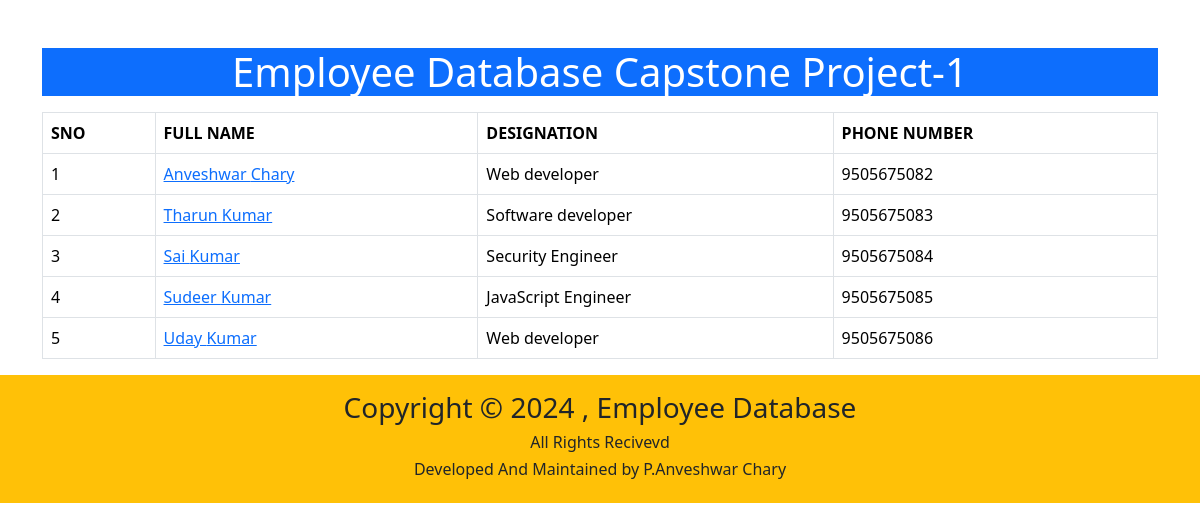
Before: / with the older database file.
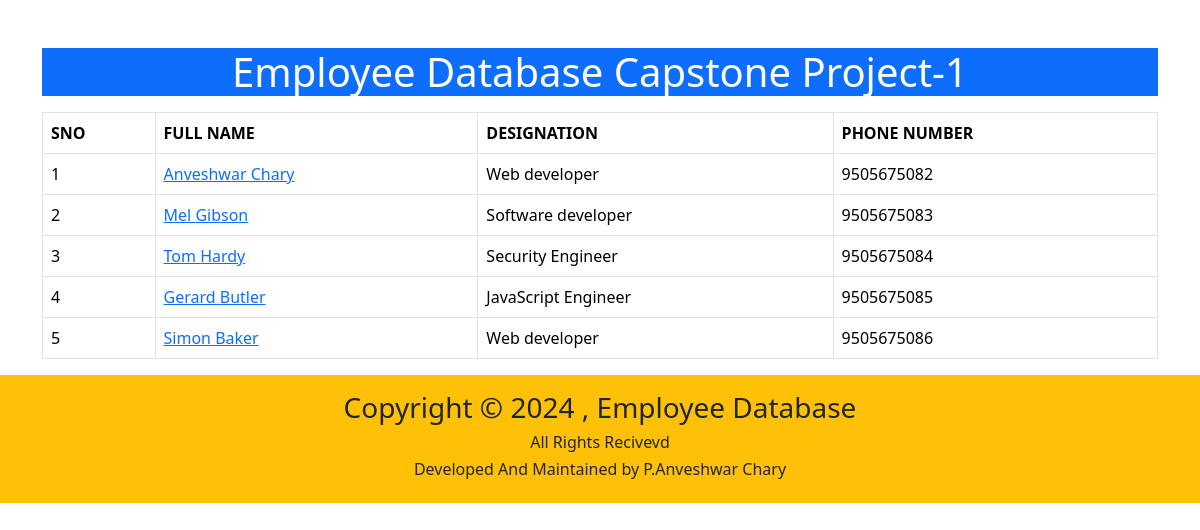
After: the same page with the newer database file.
### salary/models.py (models this page shows)
class Employee(models.Model):
    first_name=models.CharField(max_length=100)
    last_name=models.CharField(max_length=100)
    photo=models.ImageField(upload_to='images')
    designation=models.CharField(max_length=100)
    email_address=models.EmailField(max_length=100,unique=True)
    phone_number=models.CharField(max_length=10,blank=True)

### Employee/views.py (the view)
# urls.py: 2. Add a URL to urlpatterns:  path('', views.home, name='home')
def home(request):
    employees=Employee.objects.all()
    context={
        'employees':employees,
    }
    return render(request,'home.html',context)

### templates/home.html (shortened to what this page needs)
<!DOCTYPE html>
<html lang="en">
<head>
    <link href="https://cdn.jsdelivr.net/npm/bootstrap@5.3.2/dist/css/bootstrap.min.css" rel="stylesheet">
</head>
<body>
  <div class="container mt-5">
    <h1 class="bg-primary text-center text-white">Employee Database Capstone Project-1</h1>
    <table class="table table-bordered table-hover mt-3">
        <thead class="text-uppercase">
          <tr>
            <th>SNo</th>
            <th>Full Name</th>
            <th>Designation</th>
            <th>Phone Number</th>
          </tr>
        </thead>
        <tbody>
          {% for x in employees %}
          <tr>
            <td>{{forloop.counter}}</td>
            <td><a href="{% url 'employee_detail' x.id %}">{{x.first_name}} {{x.last_name}}</td></a>
            <td>{{x.designation}}</td>
            <td>{{x.phone_number}}</td>
          </tr>
          {% endfor %}
        </tbody>
    </table>
  </div>
  <footer class="bg-warning p-3 text-center">
    <div class="container ">
      <div class="row">
        <div class="col">
          <h3>Copyright &copy; 2024 , Employee Database</h3>
          <h6>All Rights Recivevd</h6>
          <h6>Developed And Maintained by P.Anveshwar Chary </h6>
        </div>
      </div>
    </div>
  </footer>
</body>
</html>

Changed rows visible on the page:
changed Employee "Software developer": first_name "Tharun" → "Mel"; last_name "Kumar" → "Gibson"
changed Employee "Security Engineer": first_name "Sai" → "Tom"; last_name "Kumar" → "Hardy"
changed Employee "JavaScript Engineer": first_name "Sudeer" → "Gerard"; last_name "Kumar" → "Butler"
changed Employee: first_name "Uday" → "Simon"; last_name "Kumar" → "Baker"
